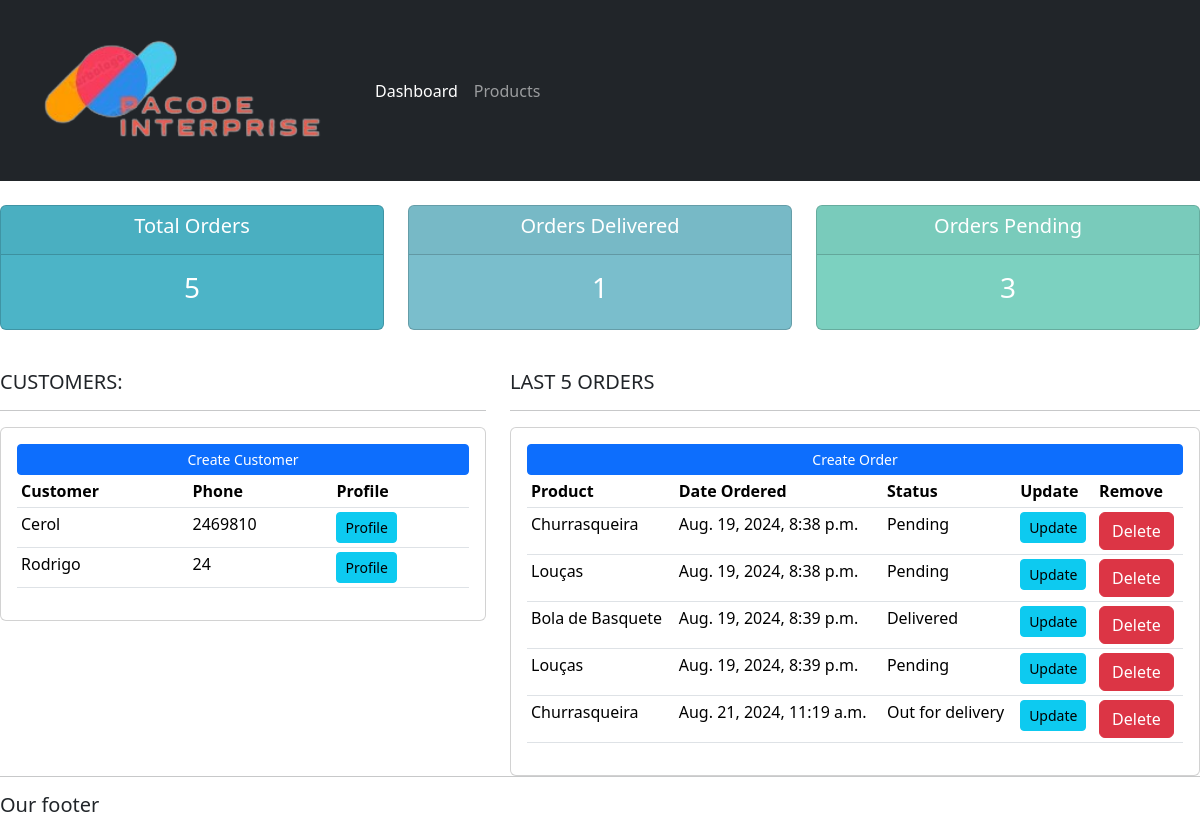
Before: / with the older database file.
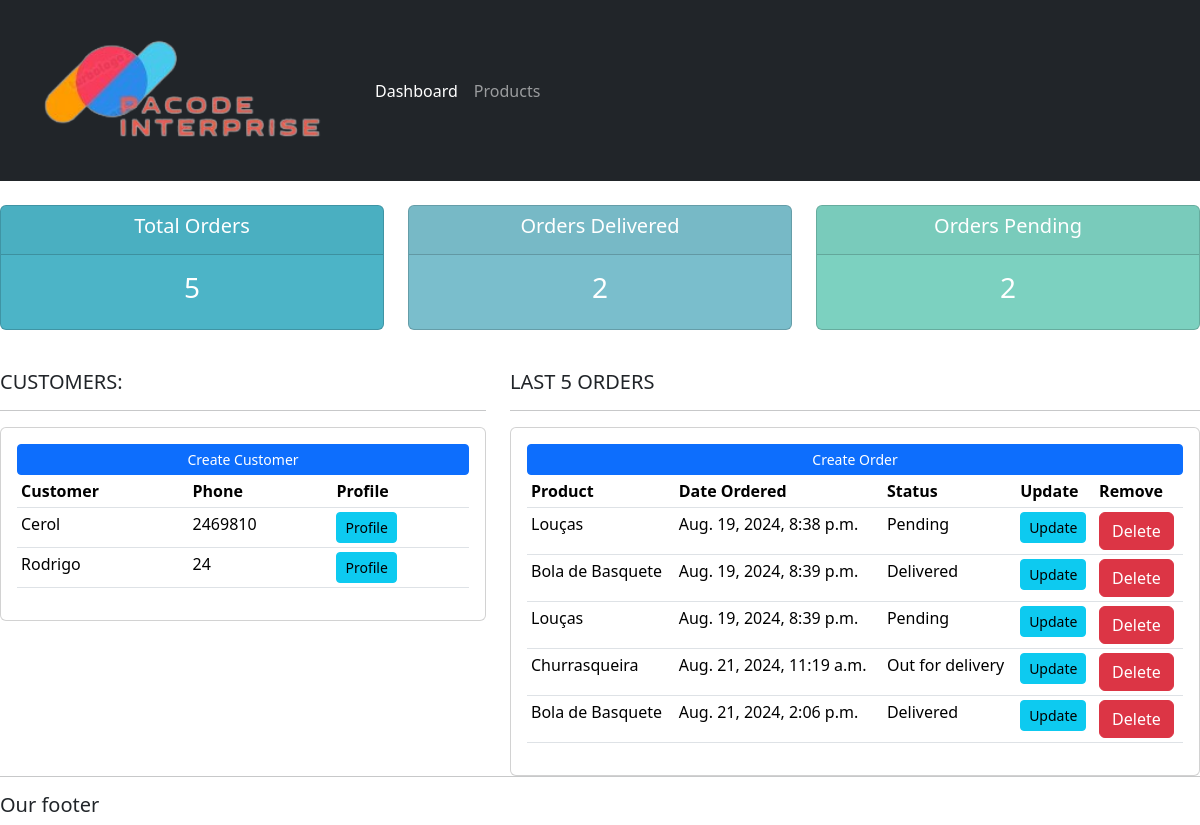
After: the same page with the newer database file.
### accounts/models.py (models this page shows, shortened)
class Customer(models.Model):
    name = models.CharField(max_length=200, null=True)
    phone = models.CharField(max_length=200, null=True)
    email = models.CharField(max_length=200, null=True)
    date_created = models.DateTimeField(auto_now_add=True, null=True)

class Order(models.Model):
    STATUS = (
            ('Pending', 'Pending'),
            ('Out for delivery', 'Out for delivery'),
            ('Delivered', 'Delivered')
    )
    customer = models.ForeignKey(Customer, null=True, on_delete=models.SET_NULL)
    product = models.ForeignKey(Product, null=True, on_delete=models.SET_NULL)
    date_created = models.DateTimeField(auto_now_add=True, null=True)
    status = models.CharField(max_length=200, null=True, choices=STATUS)

class Product(models.Model):
    CATEGORY = (
            ('Indoor', 'Indoor'),
            ('Out Door', 'Out Door'),
    )
    name = models.CharField(max_length=200, null=True)
    price = models.FloatField(null=True)
    category = models.CharField(max_length=200, null=True, choices=CATEGORY)
    description = models.CharField(max_length=200, null=True, blank=True)
    date_created = models.DateTimeField(auto_now_add=True, null=True)
    tags = models.ManyToManyField(Tag)
    def __str__(self):
        return self.name

### accounts/views.py (the view)
# urls.py: path('', views.home, name='home'),
def home(request):
    orders = Order.objects.all()
    customers = Customer.objects.all()
    total_customers = customers.count()
    total_orders = orders.count()
    delivered = orders.filter(status='Delivered').count()
    pending = orders.filter(status='Pending').count()
    context = {'orders':orders, 'customers':customers, 'total_orders':total_orders, 'delivered':delivered, 'pending':pending}
    return render(request, 'accounts/dashboard.html', context)

### accounts/templates/accounts/dashboard.html
{% extends 'accounts/main.html' %}
{% block content %}
{% include 'accounts/status.html' %}
<br>
<div class="row">
    <div class="col-md-5">
        <h5>CUSTOMERS:</h5>
        <hr>
        <div class="card card-body">
            <a class="btn btn-primary  btn-sm btn-block" href="">Create Customer</a>
            <table class="table table-sm">
                <tr>
                    <th>Customer</th>
                    <th>Phone</th>
                    <th>Profile</th>
                </tr>
                {% for customer in customers %}
                    <tr>
                        <td>{{customer.name}}</td>
                        <td>{{customer.phone}}</td>
                        <td><a class='btn btn-sm btn-info' href="{% url 'customer' customer.id %}">Profile</a></td>
                    </tr>
                {% endfor %}
            </table>
        </div>
    </div>
    <div class="col-md-7">
        <h5>LAST 5 ORDERS</h5>
        <hr>
        <div class="card card-body">
            <a class="btn btn-primary  btn-sm btn-block" href="{% url 'create_order' %}">Create Order</a>
            <table class="table table-sm">
                <tr>
                    <th>Product</th>
                    <th>Date Ordered</th>
                    <th>Status</th>
                    <th>Update</th>
                    <th>Remove</th>
                </tr>
                {% for order in orders %}
                    <tr>
                        <td>{{order.product}}</td>
                        <td>{{order.date_created}}</td>
                        <td>{{order.status}}</td>
                        <td><a class='btn btn-sm btn-info' href="{% url 'update_order' order.id %}">Update</a></td>
                        <td><a class='btn bnt-sm btn-danger' href="{% url 'delete_order' order.id %}">Delete</a></td>
                    </tr>
                {% endfor %}
            </table>
        </div>
</div>
{% endblock %}

### accounts/templates/accounts/main.html (shortened to what this page needs)
{% load static %}
<!DOCTYPE html>
<html lang="en">
<head>
    <link rel="stylesheet" type="text/css" href="{% static '/css/main.css' %}">
    <link rel="stylesheet" href="https://cdn.jsdelivr.net/npm/bootstrap@5.3.3/dist/css/bootstrap.min.css">
</head>
<body>
    {% include 'accounts/navbar.html' %}
    {% block content %}
    {% endblock %}
    <hr>
    <h5>Our footer</h5>
</body>
</html>

### accounts/templates/accounts/navbar.html (shortened to what this page needs)
{% load static %}
<nav class="navbar navbar-expand-lg navbar-dark bg-dark">
    <div class="container-fluid">
      <img src="{% static '/images/pacode-interprise3.png' %}" alt="">
      <div class="collapse navbar-collapse" id="navbarNav">
        <ul class="navbar-nav">
          <li class="nav-item">
            <a class="nav-link active" aria-current="page" href="{% url 'home' %}">Dashboard</a>
          </li>
          <li class="nav-item">
            <a class="nav-link" href="{% url 'products' %}">Products</a>
          </li>
        </ul>
      </div>
    </div>
  </nav>

### accounts/templates/accounts/status.html
<br>
<div class="row">
	<div class="col">
		<div class="col-md">
			<div class="card text-center text-white  mb-3" id="total-orders">
			  	<div class="card-header">
			  		<h5 class="card-title">Total Orders</h5>
			  	</div>
			  	<div class="card-body">
			    	<h3 class="card-title">{{total_orders}}</h3>
			  	</div>
			</div>
		</div>
	</div>
	<div class="col">
		<div class="col-md">
			<div class="card text-center text-white  mb-3" id="orders-delivered">
			  	<div class="card-header">
			  		<h5 class="card-title">Orders Delivered</h5>
			  	</div>
			  	<div class="card-body">
			    	<h3 class="card-title">{{delivered}}</h3>
			  	</div>
			</div>
		</div>
	</div>
	<div class="col">
		<div class="col-md">
			<div class="card text-center text-white  mb-3" id="orders-pending">
			  	<div class="card-header">
			  		<h5 class="card-title">Orders Pending</h5>
			  	</div>
			  	<div class="card-body">
			    	<h3 class="card-title">{{pending}}</h3>
			  	</div>
			</div>
		</div>
	</div>
</div>

### static/css/main.css (style rules this page uses)
body { background-color: #ebeff5; }
#total-orders { background-color: #4cb4c7; }
#orders-delivered { background-color: #7abecc; }
#orders-pending { background-color: #7CD1C0; }

Changed rows visible on the page:
removed Order: product "Churrasqueira", date_created "Aug. 19, 2024, 8:38 p.m.", status "Pending"
added Order: product "Bola de Basquete", date_created "Aug. 21, 2024, 2:06 p.m.", status "Delivered"
Other visible differences:
{{ delivered }}: "1" → "2"
{{ pending }}: "3" → "2"
